Frame 1 (no input): blank canvas, image omitted
Frame 60 (the mouse pressed at the canvas centre just before this capture): blank canvas, image omitted
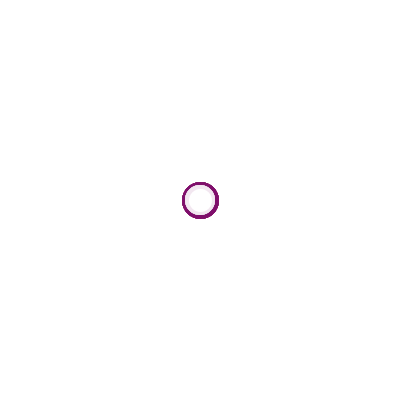
Frame 120 (the mouse held since frame 60 and released just before this capture)

The Processing sketch whose frames 1 and 60 were blank and that drew this single picture after the mouse press (run headless with seeded random() and noise(); from frame 60 on, the mouse is pressed at the canvas centre):

// Processing sketch: processing_497
// ── processing_497.pde

void setup (){
  size (400,400);
  background (255);
}

void draw (){
  if (mousePressed){
    //stroke(r,g,b,alpha)
    stroke(119,8,102,25);
    strokeWeight(7);
    ellipse(mouseX,mouseY,30,30);
  }
}
